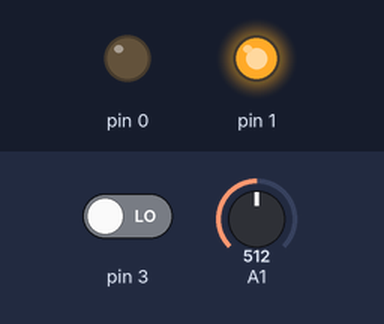
A sketch run on a simulated Arduino Uno, built with avr-gcc and run on an emulated ATmega328P. On the bench: output pins drawn as LEDs (lit = HIGH). The inputs (shaded band) are chosen by the test bench; at power-on: A1 = 512, pin 3 LOW.

Above: at 1.8 s.
1.9 s: A1 set to 5
3.4 s: A1 set to 2
At 4.5 s:
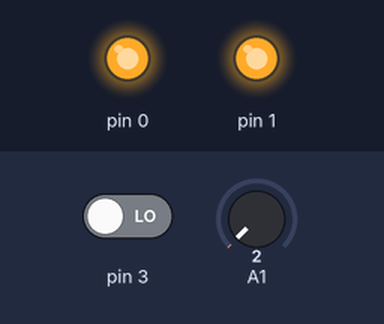
5.5 s: A1 set to 122
At 7.2 s:
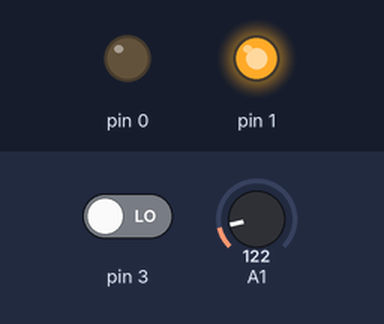
7.5 s: pin 3 driven HIGH
At 8.8 s:
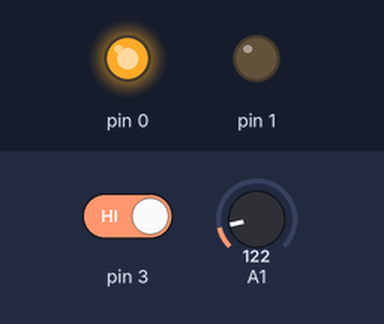
9.5 s: pin 3 driven LOW
At 10.3 s:
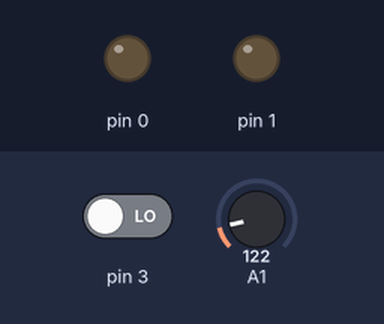
11.5 s: A1 set to 0
At 13.0 s:
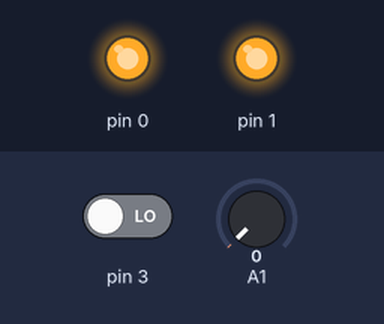
Timing chart, 0 to 14.5 s (numbered marks = the images above; inputs shaded):
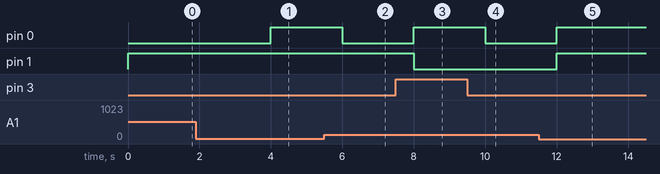

The sketch:

Blink.ino
```cpp
void setup() {
  // initialize digital pin LED_BUILTIN as an output.
  pinMode(0, OUTPUT);
  digitalWrite(0, HIGH);
  pinMode(1, OUTPUT);
  digitalWrite(1, HIGH);
  pinMode(3, INPUT);
  pinMode(4, INPUT);
  pinMode(2, INPUT);
}

void loop() {
  int value0 = analogRead(1);
  if ( value0 >= 4 ){
    digitalWrite(0, LOW);
    int value1 = digitalRead(3);
    if ( value1 == HIGH ){
      digitalWrite(0, HIGH);
      digitalWrite(1, LOW);
    }

  }else{
      digitalWrite(0, HIGH);
      digitalWrite(1, HIGH);
  }

  delay(1000);             // wait for a second
}
```

Measured:
- the behaviour switches between 4 and 3 on A1 (found by bisection; images 0 and 1)
- after the input at 1.9 s, every drawn part: stays the same
- after the input at 3.4 s, pin 0: LOW → HIGH after 0.60 s
- after the input at 5.5 s, pin 0: HIGH → LOW after 0.50 s
- after the input at 7.5 s, pin 0: LOW → HIGH after 0.50 s; pin 1: HIGH → LOW after 0.50 s
- after the input at 9.5 s, pin 0: HIGH → LOW after 0.50 s
- after the input at 11.5 s, pin 0, pin 1: LOW → HIGH after 0.50 s
